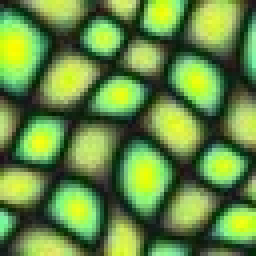
%> input picture AMIP/Assignement1_awolski/code/text1.jpg, 64 x 64 px (shown 4 times larger)
$ octave inPainting.m   (GNU Octave 9; MATLAB toolbox functions it lacks are replaced by stand-ins)
%> lines starting %> are read from the running program, lines starting %| are printed output that depends on the picture; in (x1, y1, x2, y2) boxes, pixels count from 0 and x2, y2 are one past the last pixel; in counts of white or black regions, pixels touching at a corner belong together; the program's own positions count from 1
%%%%%%%%%%%% INPAINTING %%%%%%%%%%%
close all
clear

%%%%%%%%%%%% VERSION avec image et image+patch noir %%%%%%%%%%%%%%%%%%%%
% [9 lines of commented-out code are left out]
%%%%%%%%%%%%%%%%%%%%%%%%%%%%%%%%%%%%%%%%%%%%%%%%%%%%%%%%%%%%%%%%%%%%%%%%

%%%%%%%%%% Inpainting fonctionnant avec les textures de base %%%%%%%%%%%
S = imread('text1.jpg');
%> S is the input picture: size 64x64x3 uint8; mean R, G, B 102, 139.7, 67.2
S = im2double(S);
%> S: size 64x64x3 double
sizeS = size(S);
%> sizeS = [64 64 3]

sizeP = 3;

T = zeros(sizeS);
T = S;
sizeT = size(T);
%> sizeT = [64 64 3]
T(10:45, 16:59, :) = 0; %cr閍tion d'une zone noir sur la texture T
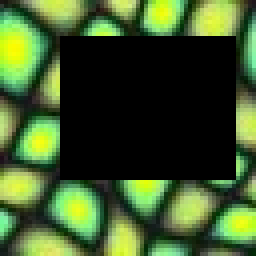
%> T: size 64x64x3 double (shown 4 times larger); mean R, G, B 0.248, 0.341, 0.163
figure
imagesc(T)
%%%%%%%%%%%%%%%%%%%%%%%%%%%%%%%%%%%%%%%%%%%%%%%%%%%%%%%%%%%%%%%%%%%%%%%%

M = T;
M(M > 0) = 1;
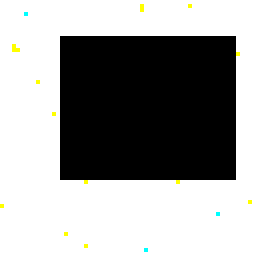
%> M: size 64x64x3 double (shown 4 times larger); mean R, G, B 0.613, 0.613, 0.61
M = squeeze(M(:,:,1));
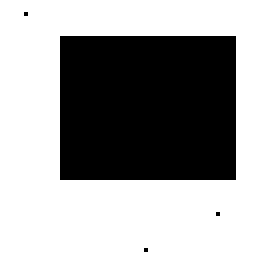
%> M: size 64x64 double (shown 4 times larger); values 0 (black) and 1 (white), 61.3% white; 4 black regions (3 under 20 px), largest, box (x1, y1, x2, y2) and area: (15, 9, 59, 45) 1584

figure(2)
imagesc(M)


se = strel('square', sizeP);
coordImin = 0;
coordJmin = 0;
%> (the run ends here)
